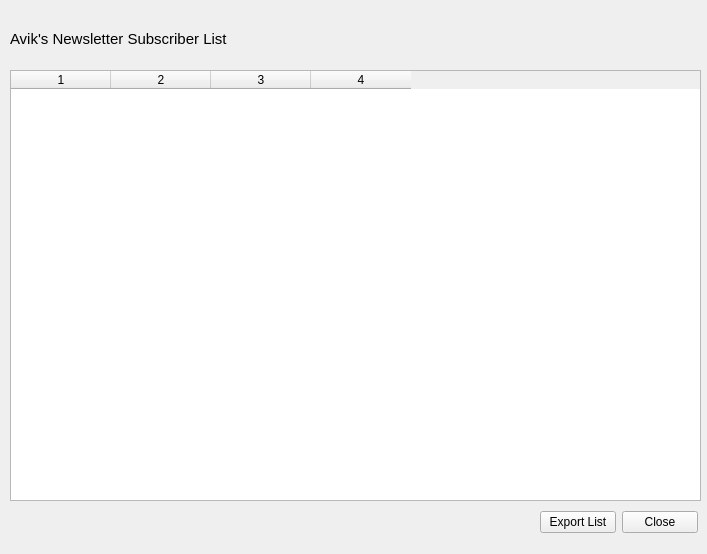
<?xml version="1.0" encoding="UTF-8"?>
<ui version="4.0">
 <class>Form</class>
 <widget class="QWidget" name="Form">
  <property name="geometry">
   <rect>
    <x>0</x>
    <y>0</y>
    <width>707</width>
    <height>554</height>
   </rect>
  </property>
  <property name="windowTitle">
   <string>Form</string>
  </property>
  <widget class="QLabel" name="label">
   <property name="geometry">
    <rect>
     <x>10</x>
     <y>30</y>
     <width>229</width>
     <height>18</height>
    </rect>
   </property>
   <property name="font">
    <font>
     <pointsize>11</pointsize>
    </font>
   </property>
   <property name="text">
    <string>Avik's Newsletter Subscriber List</string>
   </property>
  </widget>
  <widget class="QTableWidget" name="tableWidget">
   <property name="geometry">
    <rect>
     <x>10</x>
     <y>70</y>
     <width>691</width>
     <height>431</height>
    </rect>
   </property>
   <property name="rowCount">
    <number>0</number>
   </property>
   <property name="columnCount">
    <number>4</number>
   </property>
   <column/>
   <column/>
   <column/>
   <column/>
  </widget>
  <widget class="QWidget" name="">
   <property name="geometry">
    <rect>
     <x>540</x>
     <y>510</y>
     <width>158</width>
     <height>25</height>
    </rect>
   </property>
   <layout class="QHBoxLayout" name="horizontalLayout">
    <item>
     <widget class="QPushButton" name="pushButton_2">
      <property name="text">
       <string>Export List</string>
      </property>
     </widget>
    </item>
    <item>
     <widget class="QPushButton" name="pushButton">
      <property name="text">
       <string>Close</string>
      </property>
     </widget>
    </item>
   </layout>
  </widget>
 </widget>
 <resources/>
 <connections/>
</ui>
